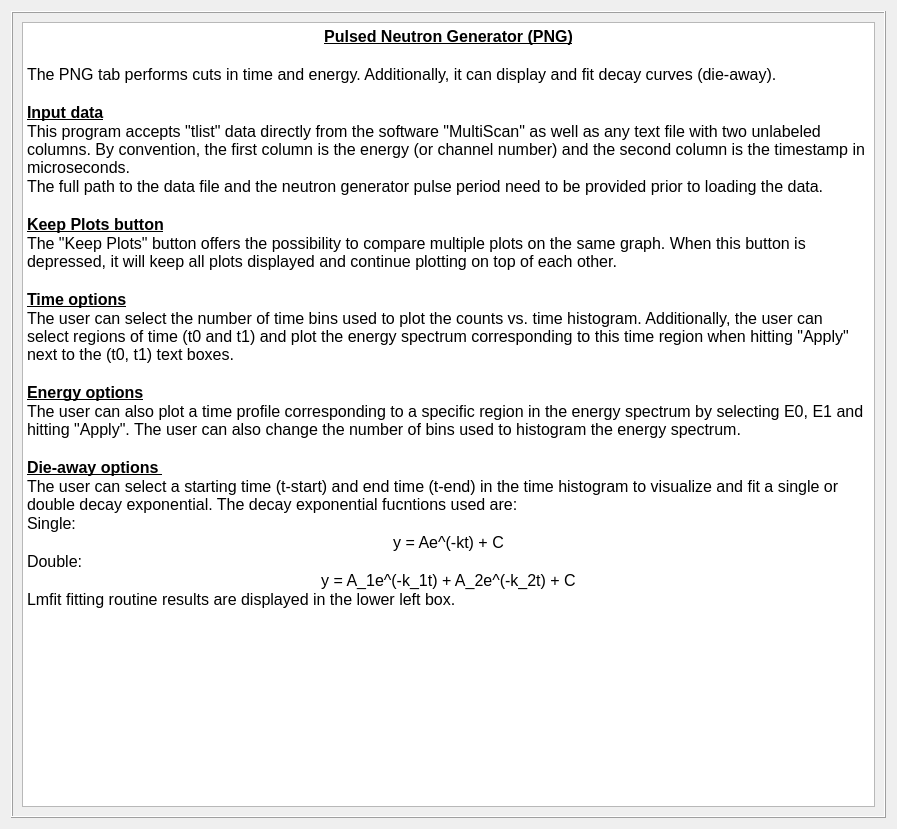
<?xml version="1.0" encoding="UTF-8"?>
<ui version="4.0">
 <class>Dialog</class>
 <widget class="QDialog" name="Dialog">
  <property name="geometry">
   <rect>
    <x>0</x>
    <y>0</y>
    <width>897</width>
    <height>829</height>
   </rect>
  </property>
  <property name="windowTitle">
   <string>Dialog</string>
  </property>
  <layout class="QGridLayout" name="gridLayout">
   <item row="0" column="0">
    <widget class="QFrame" name="frame">
     <property name="frameShape">
      <enum>QFrame::Box</enum>
     </property>
     <property name="frameShadow">
      <enum>QFrame::Raised</enum>
     </property>
     <layout class="QGridLayout" name="gridLayout_2">
      <item row="0" column="0">
       <widget class="QTextBrowser" name="textBrowser">
        <property name="html">
         <string>&lt;!DOCTYPE HTML PUBLIC &quot;-//W3C//DTD HTML 4.0//EN&quot; &quot;http://www.w3.org/TR/REC-html40/strict.dtd&quot;&gt;
&lt;html&gt;&lt;head&gt;&lt;meta name=&quot;qrichtext&quot; content=&quot;1&quot; /&gt;&lt;style type=&quot;text/css&quot;&gt;
p, li { white-space: pre-wrap; }
&lt;/style&gt;&lt;/head&gt;&lt;body style=&quot; font-family:'MS Shell Dlg 2'; font-size:8.14286pt; font-weight:400; font-style:normal;&quot;&gt;
&lt;p align=&quot;center&quot; style=&quot; margin-top:0px; margin-bottom:0px; margin-left:0px; margin-right:0px; -qt-block-indent:0; text-indent:0px;&quot;&gt;&lt;span style=&quot; font-size:12pt; font-weight:600; text-decoration: underline;&quot;&gt;Pulsed Neutron Generator (PNG)&lt;/span&gt;&lt;/p&gt;
&lt;p align=&quot;center&quot; style=&quot;-qt-paragraph-type:empty; margin-top:0px; margin-bottom:0px; margin-left:0px; margin-right:0px; -qt-block-indent:0; text-indent:0px; font-size:12pt; font-weight:600; text-decoration: underline;&quot;&gt;&lt;br /&gt;&lt;/p&gt;
&lt;p style=&quot; margin-top:0px; margin-bottom:0px; margin-left:0px; margin-right:0px; -qt-block-indent:0; text-indent:0px;&quot;&gt;&lt;span style=&quot; font-size:12pt;&quot;&gt;The PNG tab performs cuts in time and energy. Additionally, it can display and fit decay curves (die-away).&lt;/span&gt;&lt;/p&gt;
&lt;p style=&quot;-qt-paragraph-type:empty; margin-top:0px; margin-bottom:0px; margin-left:0px; margin-right:0px; -qt-block-indent:0; text-indent:0px; font-size:12pt;&quot;&gt;&lt;br /&gt;&lt;/p&gt;
&lt;p style=&quot; margin-top:0px; margin-bottom:0px; margin-left:0px; margin-right:0px; -qt-block-indent:0; text-indent:0px;&quot;&gt;&lt;span style=&quot; font-size:12pt; font-weight:600; text-decoration: underline;&quot;&gt;Input data&lt;/span&gt;&lt;/p&gt;
&lt;p style=&quot; margin-top:0px; margin-bottom:0px; margin-left:0px; margin-right:0px; -qt-block-indent:0; text-indent:0px;&quot;&gt;&lt;span style=&quot; font-size:12pt;&quot;&gt;This program accepts &amp;quot;tlist&amp;quot; data directly from the software &amp;quot;MultiScan&amp;quot; as well as any text file with two unlabeled columns. By convention, the first column is the energy (or channel number) and the second column is the timestamp in microseconds.&lt;/span&gt;&lt;/p&gt;
&lt;p style=&quot; margin-top:0px; margin-bottom:0px; margin-left:0px; margin-right:0px; -qt-block-indent:0; text-indent:0px;&quot;&gt;&lt;span style=&quot; font-size:12pt;&quot;&gt;The full path to the data file and the neutron generator pulse period need to be provided prior to loading the data.&lt;/span&gt;&lt;/p&gt;
&lt;p style=&quot;-qt-paragraph-type:empty; margin-top:0px; margin-bottom:0px; margin-left:0px; margin-right:0px; -qt-block-indent:0; text-indent:0px; font-size:12pt;&quot;&gt;&lt;br /&gt;&lt;/p&gt;
&lt;p style=&quot; margin-top:0px; margin-bottom:0px; margin-left:0px; margin-right:0px; -qt-block-indent:0; text-indent:0px;&quot;&gt;&lt;span style=&quot; font-size:12pt; font-weight:600; text-decoration: underline;&quot;&gt;Keep Plots button&lt;/span&gt;&lt;/p&gt;
&lt;p style=&quot; margin-top:0px; margin-bottom:0px; margin-left:0px; margin-right:0px; -qt-block-indent:0; text-indent:0px;&quot;&gt;&lt;span style=&quot; font-size:12pt;&quot;&gt;The &amp;quot;Keep Plots&amp;quot; button offers the possibility to compare multiple plots on the same graph. When this button is depressed, it will keep all plots displayed and continue plotting on top of each other.&lt;/span&gt;&lt;/p&gt;
&lt;p style=&quot;-qt-paragraph-type:empty; margin-top:0px; margin-bottom:0px; margin-left:0px; margin-right:0px; -qt-block-indent:0; text-indent:0px; font-size:12pt;&quot;&gt;&lt;br /&gt;&lt;/p&gt;
&lt;p style=&quot; margin-top:0px; margin-bottom:0px; margin-left:0px; margin-right:0px; -qt-block-indent:0; text-indent:0px;&quot;&gt;&lt;span style=&quot; font-size:12pt; font-weight:600; text-decoration: underline;&quot;&gt;Time options&lt;/span&gt;&lt;/p&gt;
&lt;p style=&quot; margin-top:0px; margin-bottom:0px; margin-left:0px; margin-right:0px; -qt-block-indent:0; text-indent:0px;&quot;&gt;&lt;span style=&quot; font-size:12pt;&quot;&gt;The user can select the number of time bins used to plot the counts vs. time histogram. Additionally, the user can select regions of time (t0 and t1) and plot the energy spectrum corresponding to this time region when hitting &amp;quot;Apply&amp;quot; next to the (t0, t1) text boxes.&lt;/span&gt;&lt;/p&gt;
&lt;p style=&quot;-qt-paragraph-type:empty; margin-top:0px; margin-bottom:0px; margin-left:0px; margin-right:0px; -qt-block-indent:0; text-indent:0px; font-size:12pt;&quot;&gt;&lt;br /&gt;&lt;/p&gt;
&lt;p style=&quot; margin-top:0px; margin-bottom:0px; margin-left:0px; margin-right:0px; -qt-block-indent:0; text-indent:0px;&quot;&gt;&lt;span style=&quot; font-size:12pt; font-weight:600; text-decoration: underline;&quot;&gt;Energy options&lt;/span&gt;&lt;/p&gt;
&lt;p style=&quot; margin-top:0px; margin-bottom:0px; margin-left:0px; margin-right:0px; -qt-block-indent:0; text-indent:0px;&quot;&gt;&lt;span style=&quot; font-size:12pt;&quot;&gt;The user can also plot a time profile corresponding to a specific region in the energy spectrum by selecting E0, E1 and hitting &amp;quot;Apply&amp;quot;. The user can also change the number of bins used to histogram the energy spectrum.&lt;/span&gt;&lt;/p&gt;
&lt;p style=&quot;-qt-paragraph-type:empty; margin-top:0px; margin-bottom:0px; margin-left:0px; margin-right:0px; -qt-block-indent:0; text-indent:0px; font-size:12pt;&quot;&gt;&lt;br /&gt;&lt;/p&gt;
&lt;p style=&quot; margin-top:0px; margin-bottom:0px; margin-left:0px; margin-right:0px; -qt-block-indent:0; text-indent:0px;&quot;&gt;&lt;span style=&quot; font-size:12pt; font-weight:600; text-decoration: underline;&quot;&gt;Die-away options&lt;/span&gt;&lt;span style=&quot; font-size:12pt; text-decoration: underline;&quot;&gt; &lt;/span&gt;&lt;/p&gt;
&lt;p style=&quot; margin-top:0px; margin-bottom:0px; margin-left:0px; margin-right:0px; -qt-block-indent:0; text-indent:0px;&quot;&gt;&lt;span style=&quot; font-size:12pt;&quot;&gt;The user can select a starting time (t-start) and end time (t-end) in the time histogram to visualize and fit a single or double decay exponential. The decay exponential fucntions used are:&lt;/span&gt;&lt;/p&gt;
&lt;p style=&quot; margin-top:0px; margin-bottom:0px; margin-left:0px; margin-right:0px; -qt-block-indent:0; text-indent:0px;&quot;&gt;&lt;span style=&quot; font-size:12pt;&quot;&gt;Single:&lt;/span&gt;&lt;/p&gt;
&lt;p align=&quot;center&quot; style=&quot; margin-top:0px; margin-bottom:0px; margin-left:0px; margin-right:0px; -qt-block-indent:0; text-indent:0px;&quot;&gt;&lt;span style=&quot; font-size:12pt;&quot;&gt;y = Ae^(-kt) + C&lt;/span&gt;&lt;/p&gt;
&lt;p style=&quot; margin-top:0px; margin-bottom:0px; margin-left:0px; margin-right:0px; -qt-block-indent:0; text-indent:0px;&quot;&gt;&lt;span style=&quot; font-size:12pt;&quot;&gt;Double:&lt;/span&gt;&lt;/p&gt;
&lt;p align=&quot;center&quot; style=&quot; margin-top:0px; margin-bottom:0px; margin-left:0px; margin-right:0px; -qt-block-indent:0; text-indent:0px;&quot;&gt;&lt;span style=&quot; font-size:12pt;&quot;&gt;y = A_1e^(-k_1t) + A_2e^(-k_2t) + C&lt;/span&gt;&lt;/p&gt;
&lt;p style=&quot; margin-top:0px; margin-bottom:0px; margin-left:0px; margin-right:0px; -qt-block-indent:0; text-indent:0px;&quot;&gt;&lt;span style=&quot; font-size:12pt;&quot;&gt;Lmfit fitting routine results are displayed in the lower left box.&lt;/span&gt;&lt;/p&gt;&lt;/body&gt;&lt;/html&gt;</string>
        </property>
       </widget>
      </item>
     </layout>
    </widget>
   </item>
  </layout>
 </widget>
 <resources/>
 <connections/>
</ui>
